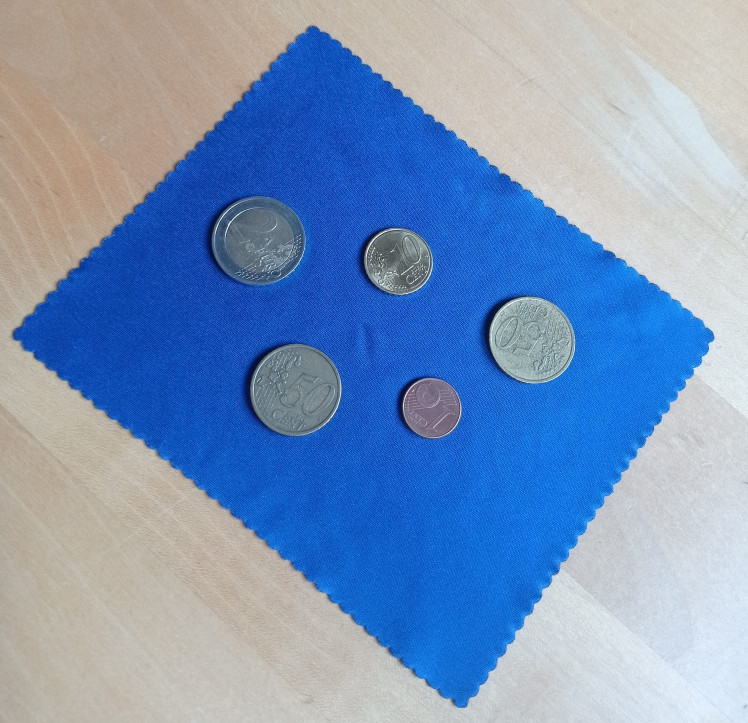
#> input picture 06_assignments/coins3.jpg, 1496 x 1446 px (shown at 1/2 size)
$ jupyter execute coin_detection.ipynb
#> lines starting #> are read from the running program, lines starting #| are printed output that depends on the picture
[cell 1]
import numpy as np
import os

[cell 2]
import cv2
import numpy as np
import os

# --- Global Configuration and State ---
# Maximum dimension (width or height) the image should have on screen
MAX_DISPLAY_DIM = 900
# Name of the window where the image is displayed
WINDOW_NAME = 'Click the 4 Corners (Source) - Press Q to Quit'

# Transformation target size (Destination Points)
# Updated to match a 15cm x 12cm ratio (5:4) for better geometric accuracy.
DEST_WIDTH = 600
DEST_HEIGHT = 480
destination_points = np.float32([
    [0, 0],                            # Target Top-Left
    [DEST_WIDTH - 1, 0],               # Target Top-Right
    [DEST_WIDTH - 1, DEST_HEIGHT - 1], # Target Bottom-Right
    [0, DEST_HEIGHT - 1]               # Target Bottom-Left
])

# Global variables
source_points_scaled = [] # Coordinates clicked on the smaller, displayed image
scale_factor = 1.0        # Factor by which the original image was scaled down
original_img = None       # The full-resolution image
display_img = None        # The scaled-down image used for display

# [184 lines left out: functions order_points, process_with_hough_circles, apply_perspective_transform, refresh_display_image, mouse_callback, not called in this run]

# --- Main Execution ---
def main():
    """Initializes the application, handles scaling, and starts the main loop."""
    global original_img, display_img, scale_factor

    input_file = "coins3.jpg"

    if not os.path.exists(input_file):
        print(f"Error: Image file '{input_file}' not found.")
        print("Please ensure the image is in the same directory as the script.")
        return

    original_img = cv2.imread(input_file)
#> original_img is the input picture: shape (1446, 1496, 3); mean B, G, R 187.8, 149.3, 122.5
    if original_img is None:
        print(f"Error: Could not read image file '{input_file}'. Check file permissions or format.")
        return

    # --- Automatic Scaling Logic ---
    h, w = original_img.shape[:2]
#> h = 1446; w = 1496

    # Calculate scale factor if the image exceeds the maximum display size
    if w > MAX_DISPLAY_DIM or h > MAX_DISPLAY_DIM:
        scale_w = MAX_DISPLAY_DIM / w
#> scale_w = 0.602
        scale_h = MAX_DISPLAY_DIM / h
#> scale_h = 0.622
        # Use the smaller scale factor to ensure both dimensions fit
        scale_factor = min(scale_w, scale_h)
#> scale_factor = 0.602

        print(f"Original size: {w}x{h}. Scaling down by factor: {scale_factor:.2f}")
#| Original size: 1496x1446. Scaling down by factor: 0.60
    else:
        scale_factor = 1.0
        print(f"Image size {w}x{h} fits screen. No scaling applied.")

    # Create the initial display image (already handled in refresh_display_image, but done here for clarity)
    new_w = int(w * scale_factor)
#> new_w = 900
    new_h = int(h * scale_factor)
#> new_h = 869
    display_img = cv2.resize(original_img, (new_w, new_h), interpolation=cv2.INTER_AREA)
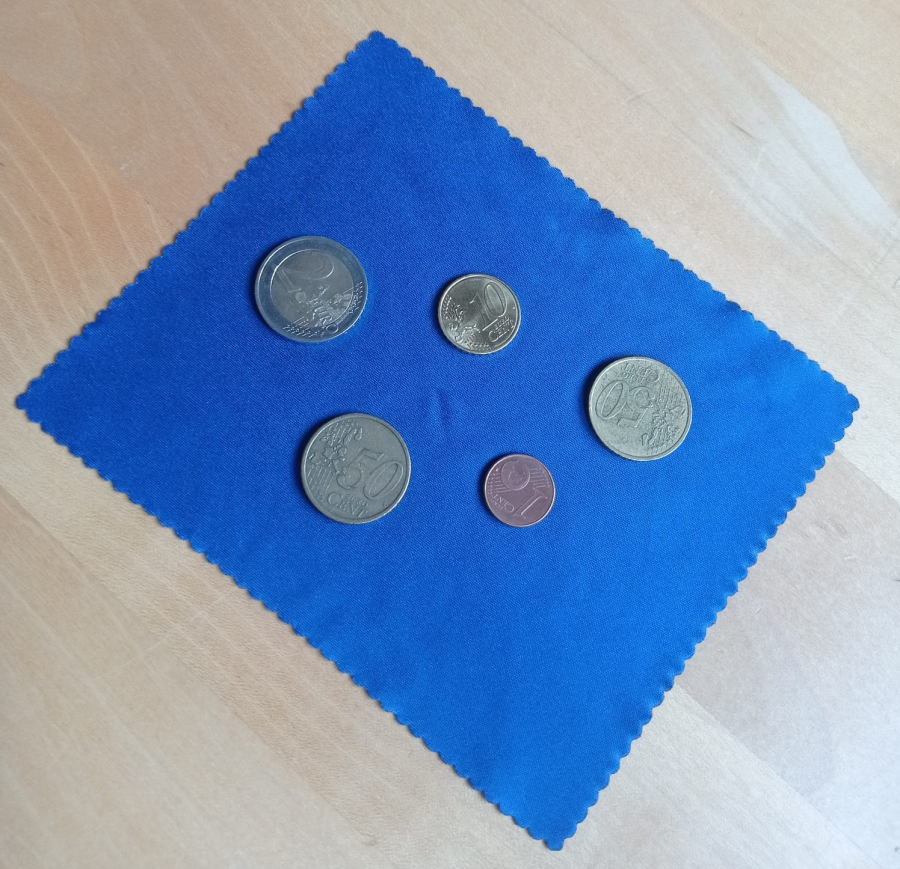
#> display_img: shape (869, 900, 3); mean B, G, R 187.8, 149.3, 122.5

    # 3. Setup the OpenCV window and callback
    cv2.namedWindow(WINDOW_NAME, cv2.WINDOW_NORMAL) # Use WINDOW_NORMAL to allow resizing if needed
    cv2.setMouseCallback(WINDOW_NAME, mouse_callback)

    print("\n--- Instructions ---")
    print(f"1. Click the four corners of the rectangle you want to flatten in {input_file}.")
    print("   The order in which you click the points does not matter; they will be sorted automatically.")
    print("2. After 4 clicks, the transformed color image and the robustly segmented binary mask will appear.")
    print("3. The binary mask uses the Hough Circle Transform and is automatically saved as 'transformed_binary_output_hough.png'.")
    print("4. Press 'Q' to quit all windows.")
    print("5. Press 'C' to clear selected points and start a new selection.")

    # 4. Main loop to keep the window open
    while True:
        cv2.imshow(WINDOW_NAME, display_img)
        key = cv2.waitKey(1) & 0xFF
#> (key q is pressed here)

        if key == ord('q'):
            # Quit on 'q' press
            break
        elif key == ord('c'):
            # Clear points on 'c' press
            source_points_scaled = []
            refresh_display_image()
            cv2.imshow(WINDOW_NAME, display_img)
            # Try to destroy the transform windows if they exist
            try:
                cv2.destroyWindow('Transformed Rectangle (Destination)')
                cv2.destroyWindow('Binary Coin Mask (Hough Circles)')
            except cv2.error:
                pass # Window probably hasn't been created yet
            print("Selected points cleared. Start clicking again.")

    # 5. Cleanup
    cv2.destroyAllWindows()

if __name__ == "__main__":
    main()
